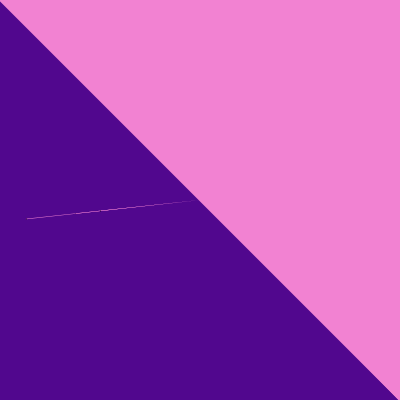
Frame 1 (no input)
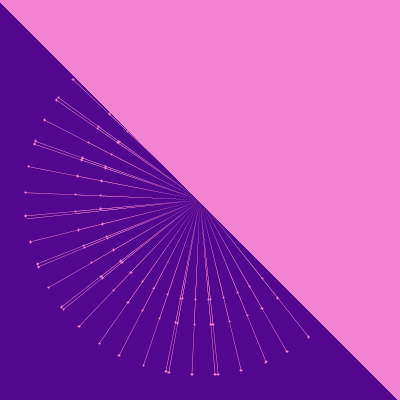
Frame 60 (the mouse pressed at the canvas centre just before this capture)
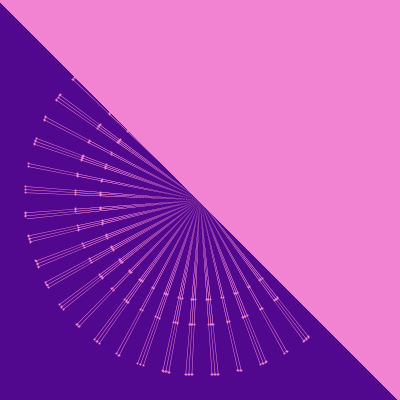
Frame 120 (the mouse held since frame 60 and released just before this capture)

The Processing sketch that drew these frames (run headless with seeded random() and noise(); from frame 60 on, the mouse is pressed at the canvas centre):

// Processing sketch: processing_82870
// ── processing_82870.pde

//Variable de couleur
int a;
//Rayon du cercle
int R;
//Centre du cercle
int xc;
int yc;
//angle qui détermine la position de l'arc
float angle1=random(0, PI);
 
 
void setup()
{
 //Epaisseur des traits
  strokeWeight(0.5);
 //Couleur de fond
  background(#51078E);
 //Taille du sketch
  size (400,400);
  //on déclare les variables
  a=(#F282D2);
  R=height-50;
  xc=width/2;
  yc=height/2;
  frameRate(160);
}
void draw()
{
 //Pour adoucir les trait.
   smooth();
  
 //Pour la couleur des arcs.
   fill(a);
  
 //On definit l'arc.
   angle1=(angle1+TWO_PI)%TWO_PI;
    
 //On trace le premier arc.
   arc (xc,yc,R,R,(angle1+frameCount)%TWO_PI,(angle1+frameCount+PI/1000)%TWO_PI);
  
/*fill(0);*/
  
 //On trace le deuxième arc.
   arc (xc,yc,R-100,R-100,(angle1+frameCount)%TWO_PI,(angle1+frameCount+PI/1000)%TWO_PI);
 //On trace le trosiième arc. 
   arc (xc,yc,R-150,R-150,(angle1+frameCount)%TWO_PI,(angle1+frameCount+PI/1000)%TWO_PI);
 
 fill(#F282D2);
 stroke(#F282D2);
 strokeWeight(2);
 triangle(400,400,400,0,200,195); 
 triangle(0,0,400,0,400,400); 
}
